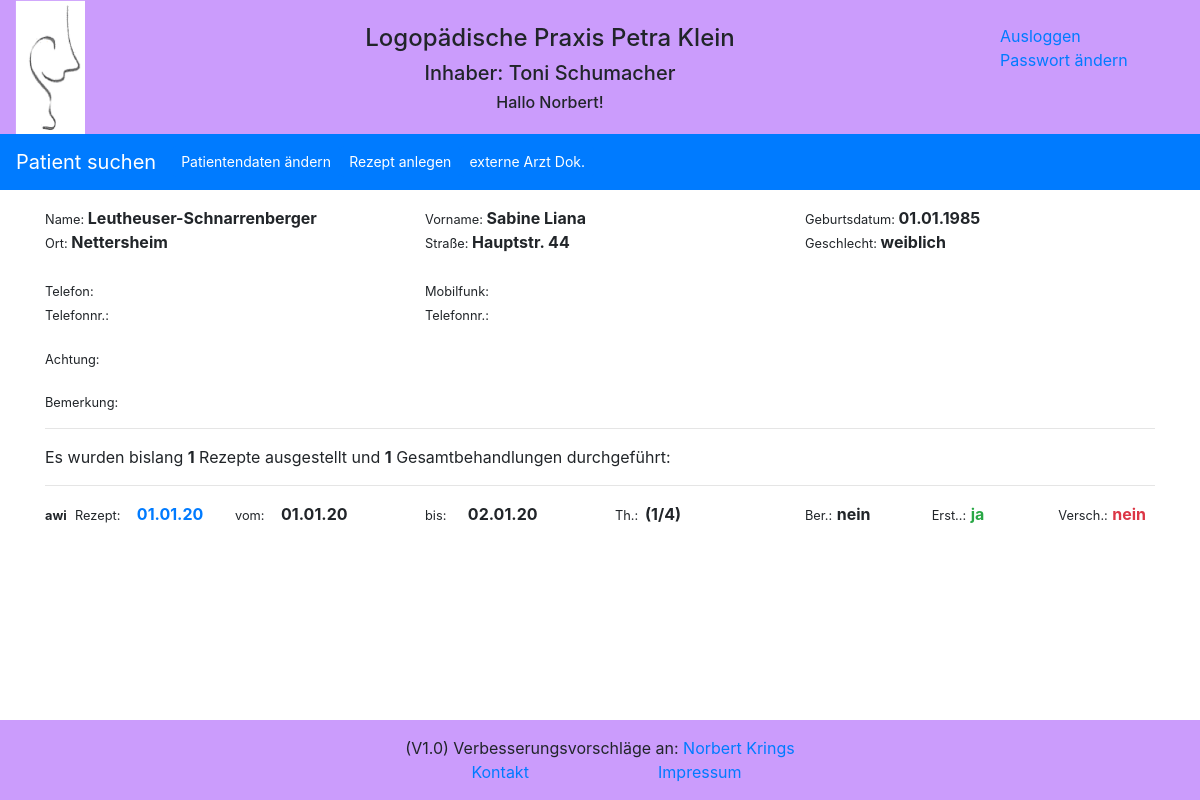
The page /reports/patient/2/ (signed in) on the database its author committed.
### reports/models.py (models this page shows, shortened)
class Patient(models.Model):
    GENDER = (
        ('1', 'weiblich'),
        ('2', 'männlich'),
    )
    pa_first_name = models.CharField(max_length=50)
    pa_last_name = models.CharField(max_length=50)
    pa_street = models.CharField(max_length=100)
    pa_city = models.CharField(max_length=255)
    pa_phone = models.CharField(max_length=35, blank=True, default='', null=True)
    pa_cell_phone = models.CharField(max_length=35, blank=True, default='', null=True)
    pa_cell_phone_add1 = models.CharField(max_length=35, blank=True, default='', null=True)
    pa_cell_phone_add2 = models.CharField(max_length=35, blank=True, default='', null=True)
    pa_date_of_birth = models.DateField(default='1900-01-01')
    pa_gender = models.CharField(max_length=1, choices=GENDER, default='1')
    pa_attention = models.CharField(max_length=100, blank=True, default='')
    pa_note = models.CharField(max_length=255, blank=True, default='')

class Therapy(models.Model):
    recipe_date = models.DateField(auto_now=False, auto_now_add=False)
    therapy_regulation_amount = models.IntegerField(blank=True, null=True)
    therapy_duration = models.CharField(max_length=10, default='')
    therapy_frequence = models.CharField(max_length=5, default='')
    therapy_rid_of = models.BooleanField(default=False, null=True)
    therapy_report_no_yes = models.BooleanField(default=True)
    therapy_indication_key = models.CharField(max_length=10, default='')
    therapy_icd_cod = models.CharField(max_length=10, default='')
    therapy_doctor = models.ForeignKey(Doctor, on_delete=models.CASCADE, default='')
    patients = models.ForeignKey(Patient, on_delete=models.CASCADE, default='')
    therapists = models.ForeignKey(Therapist, on_delete=models.CASCADE, default='', null=True)

class Therapist(models.Model):
    tp_first_name = models.CharField(max_length=50, blank=True, default='')
    tp_last_name = models.CharField(max_length=50, blank=True, default='')
    tp_initial = models.CharField(max_length=5, blank=True, default='')
    def __str__(self):
        return self.tp_initial

### reports/views.py (the view)
# urls.py: path('patient/<id>/', views.patient, name='patient'),
def patient(request, id=id):
    try:
        patient_result = Patient.objects.get(id=id)
        patient_helper = patient_result.id
        therapy_result = Therapy.objects.filter(patients_id=patient_helper).order_by('-recipe_date')
        therapy_result_count = therapy_result.count()
        process_result_count = 0
        i = 0
        for therapy_result_item in therapy_result:
            process_result_count = Process_report.objects.filter(therapy_id=therapy_result_item.id).count() + process_result_count
            therapy_result[i].single = Process_report.objects.filter(therapy_id=therapy_result_item.id).count()
            therapy_report_result = Therapy_report.objects.filter(therapy_id=therapy_result_item.id)
            try:
                therapy_result[i].therapy_start = therapy_report_result[0].therapy_start
                therapy_result[i].therapy_end = therapy_report_result[0].therapy_end
                therapy_result[i].report_date = therapy_report_result[0].report_date
                therapy_result[i].report_id = therapy_report_result[0].id
            except:
                logger.info("Try Exception")
            i = i + 1
        logger.info('patient: Patient mit der ID: ' + str(id) + ' aufgerufen')
        return render(request, 'reports/patient.html', {'patient': patient_result,
                                                        'therapy': therapy_result,
                                                        'therapy_count': therapy_result_count,
                                                        'process_count': process_result_count
                                                        })
    except ObjectDoesNotExist:
        logger.info('patient: Objekt existiert nicht')
        return redirect('/reports/')

### reports/templates/reports/patient.html (shortened to what this page needs)
{% extends "base.html" %}
{% block extrahead %}
    {% load static %}
    <link rel="stylesheet" href="{% static 'reports/style_e2.css' %}">
{% endblock %}
{% block nav %}
<nav class="navbar navbar-expand-sm bg-primary navbar-dark">
  <a class="navbar-brand" href="{% url 'reports:index' %}" >Patient suchen</a>
  <div class="collapse navbar-collapse" id="collapsibleNavbar">
    <ul class="navbar-nav">
      <li class="nav-item">
          <a class="btn btn-primary btn-sm" href="{% url 'reports:edit_patient' patient.id %}" role="button">Patientendaten ändern</a>
      </li>
      <li class="nav-item">
          <a class="btn btn-primary btn-sm" href="{% url 'reports:add_therapy' %}?id={{ patient.id }}" role="button">Rezept anlegen</a>
      </li>
      <li class="nav-item">
          <a class="btn btn-primary btn-sm" href="{% url 'reports:document' %}?id={{ patient.id }}" role="button">externe Arzt Dok.</a>
      </li>
    </ul>
  </div>
</nav>
{% endblock %}
{% block content %}
<content>
    <div class="container">
        <div class="row">
            <div class="col-sm">
                <div class="small inline">Name: </div> <strong> {{ patient.pa_last_name}}</strong>
            </div>
            <div class="col-sm">
                <div class="small inline">Vorname: </div> <strong> {{ patient.pa_first_name}}</strong>
            </div>
            <div class="col-sm">
                <div class="small inline">Geburtsdatum: </div> <strong> {{ patient.pa_date_of_birth|date:"d.m.Y" }}</strong>
            </div>
        </div>
        <div class="row">
            <div class="col-sm">
                <div class="small inline">Ort: </div> <strong> {{ patient.pa_city}}</strong>
            </div>
            <div class="col-sm">
                <div class="small inline">Straße: </div> <strong>  {{ patient.pa_street}}</strong>
            </div>
            <div class="col-sm">
                <div class="small inline">Geschlecht: </div> <strong>  {{ patient.get_pa_gender_display}}</strong>
            </div>
        </div>
        <br>
        <div class="row">
            <div class="col-sm">
                <div class="small inline">Telefon: </div> <strong> {% if patient.pa_phone %} {{ patient.pa_phone }} {% endif %}</strong>
            </div>
            <div class="col-sm">
                <div class="small inline">Mobilfunk: </div> <strong> {% if patient.pa_cell_phone %} {{ patient.pa_cell_phone }} {% endif %}</strong>
            </div>
            <div class="col-sm">
            </div>
        </div>
        <div class="row">
            <div class="col-sm">
              <div class="small inline">Telefonnr.: </div> <strong> {% if patient.pa_cell_phone_add1 %} {{ patient.pa_cell_phone_add1 }} {% endif %}</strong>
            </div>
            <div class="col-sm">
                <div class="small inline">Telefonnr.: </div> <strong> {% if patient.pa_cell_phone_add2 %} {{ patient.pa_cell_phone_add2 }} {% endif %}</strong>
            </div>
            <div class="col-sm">
            </div>
        </div>
        <br>
        <div class="row">
            <div class="col-sm-8">
                <div class="small">Achtung: </div> <strong><div class="text-danger"> {{ patient.pa_attention }}</div></strong>
            </div>
            <div class="col-sm-4">
            </div>
        </div>
        <br>
        <div class="row">
            <div class="col-sm">
                <div class="small">Bemerkung: </div> <strong> {{ patient.pa_note }}</strong>
            </div>
        </div>
    </div>
    <div class="container">
        <hr>
        <div class="row">
            <div class="col-sm">
                Es wurden bislang <strong>{{ therapy_count }}</strong> Rezepte ausgestellt und <strong>{{ process_count }}</strong> Gesamtbehandlungen durchgeführt:
            </div>
        </div>
        <hr>
        {% for item in therapy %}
        <div class="row">
            <div class="col-sm-2 inline">
                <div class="row">
                    <div class="col-sm-1">
                        <div class="small inline">{% if item.therapists %} <strong>{{ item.therapists }}</strong> {% endif %}</div>
                    </div>
                    <div class="col-sm-4">
                        <div class="small inline">Rezept: </div>
                    </div>
                    <div class="col-sm-6">
                        <span class="float-right"><strong><a href="/reports/therapy/{{ item.id }}/"> {{ item.recipe_date|date:"d.m.y" }}</a></strong></span>
                    </div>
                </div>
            </div>
            <div class="col-sm-2">
                <div class="row">
                    <div class="col-sm-3">
                        <div class="small inline">vom: </div>
                    </div>
                    <div class="col-sm-6">
                        <span class="float-right"><strong>{{ item.therapy_start|date:"d.m.y" }}</strong></span>
                    </div>
                </div>
            </div>
            <div class="col-sm-2">
                <div class="row">
                    <div class="col-sm-3">
                        <div class="small inline">bis: </div>
                    </div>
                    <div class="col-sm-6">
                        <span class="float-right"><strong>{{ item.therapy_end|date:"d.m.y" }}</strong></span>
                    </div>
                </div>
            </div>
            <div class="col-sm-2">
                <div class="row">
                    <div class="col-sm-1">
                        <div class="small inline">Th.:</div>
                    </div>
                    <div class="col-sm-2">
                        <div class="inline"> <strong>({{ item.single }}/{{ item.therapy_regulation_amount }})</strong></div>
                    </div>
                </div>
            </div>
            <div class="col-sm-4">
                <div class="row">
                    <div class="col-sm-4">
                        <div class="small inline">Ber.:</div> <div class="inline"><strong>{% if item.therapy_report_no_yes %} ja {% else %} nein {% endif %}</strong></div>
                    </div>
                    <div class="col-sm-4">
                        <div class="small inline">Erst..:</div> <div class="inline"><strong>{% if item.therapy_end %}<div class="text-success inline">ja</div> {% else %} <div class="text-danger inline">nein</div> {% endif %}</strong></div>
                    </div>
                    <div class="col-sm-4">
                        <div class="small inline">Versch.:</div> <div class="inline"><strong>{% if item.report_date %} <div class="text-success inline">ja</div> {% else %} <div class="text-danger inline">nein</div> {% endif %}</strong></div>
                    </div>
                </div>
            </div>
        </div>
        {% endfor %}
    </div>
</content>
{% endblock %}

### reports/templates/header.html (shortened to what this page needs)
    {% load static %}
    <div class="container-fluid text-center header">
        <div class="row" >
            <div class="col-sm-1 d-none d-md-block">
                <img src="{% static 'reports/images/logopaedie.png' %}" width=70px margin="0" alt="Logopädie">
            </div>
            <div class="col-sm-9">
                <div class="row">
                    <div class="col-sm">
                    </div>
                </div>
                <div class="row">
                    <div class="col-sm">
                        <h4>Logopädische Praxis Petra Klein</h4>
                    </div>
                </div>
                <div class="row" >
                    <div class="col-sm d-none d-md-block">
                        <h5>Inhaber: Toni Schumacher</h5>
                    </div>
                </div>
                <div class="row">
                    <div class="col-sm d-none d-md-block">
                        <h6>{% if user.is_authenticated %} Hallo {{ user.first_name }}! {% endif %}</h6>
                    </div>
                </div>
            </div>
            <div class="col-sm-2 d-none d-md-block">
                <div class="col-sm">
                </div>
                {% if user.is_authenticated %}
                <div class="row"><a href="{% url 'logout' %}">Ausloggen</a></div>
                <div class="row"><a href="{% url 'password_change' %}">Passwort ändern</a></div>
                {% endif %}
            </div>
        </div>
    </div>

### reports/static/reports/logopaedie.css (style rules this page uses)
.header { background-color: #cb9cfc; }
.inline { display: inline; }

### reports/static/reports/style_e2.css (style rules this page uses)
body { grid-template-columns: 175px 4fr; }
content { grid-column: 2 / 5; grid-row: 2 / 4; }

### rows shown on the page
Patient: pa_last_name "Leutheuser-Schnarrenberger", pa_first_name "Sabine Liana", pa_date_of_birth "01.01.1985", pa_city "Nettersheim", pa_street "Hauptstr. 44", pa_gender "weiblich"
Therapy: therapists "awi", recipe_date "01.01.20", therapy_start "01.01.20", therapy_end "02.01.20", single "1", therapy_regulation_amount "4", therapy_report_no_yes "nein", shows "ja"

### other values the page prints
{{ user.first_name }} "Norbert"
{{ therapy_count }} "1"
{{ process_count }} "1"
